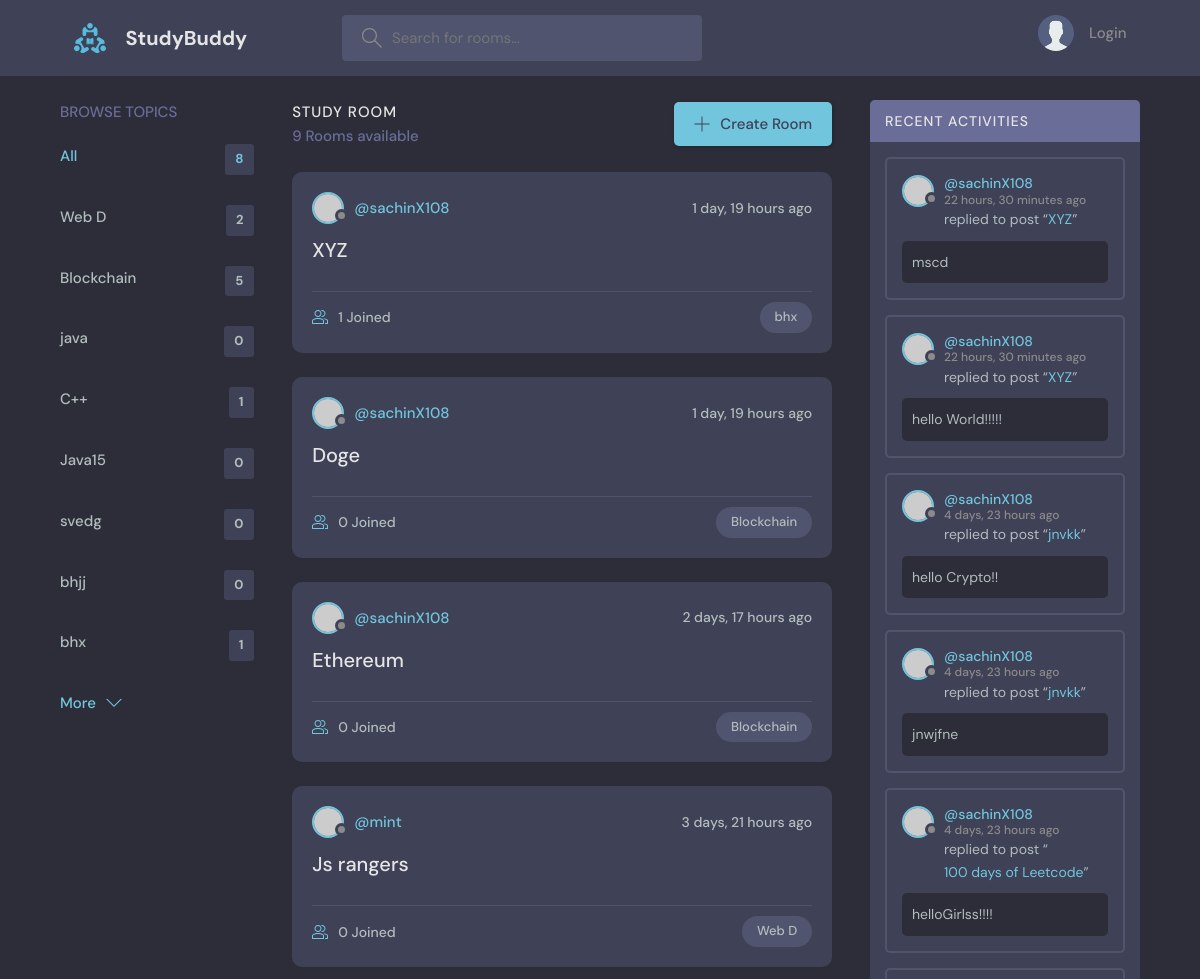
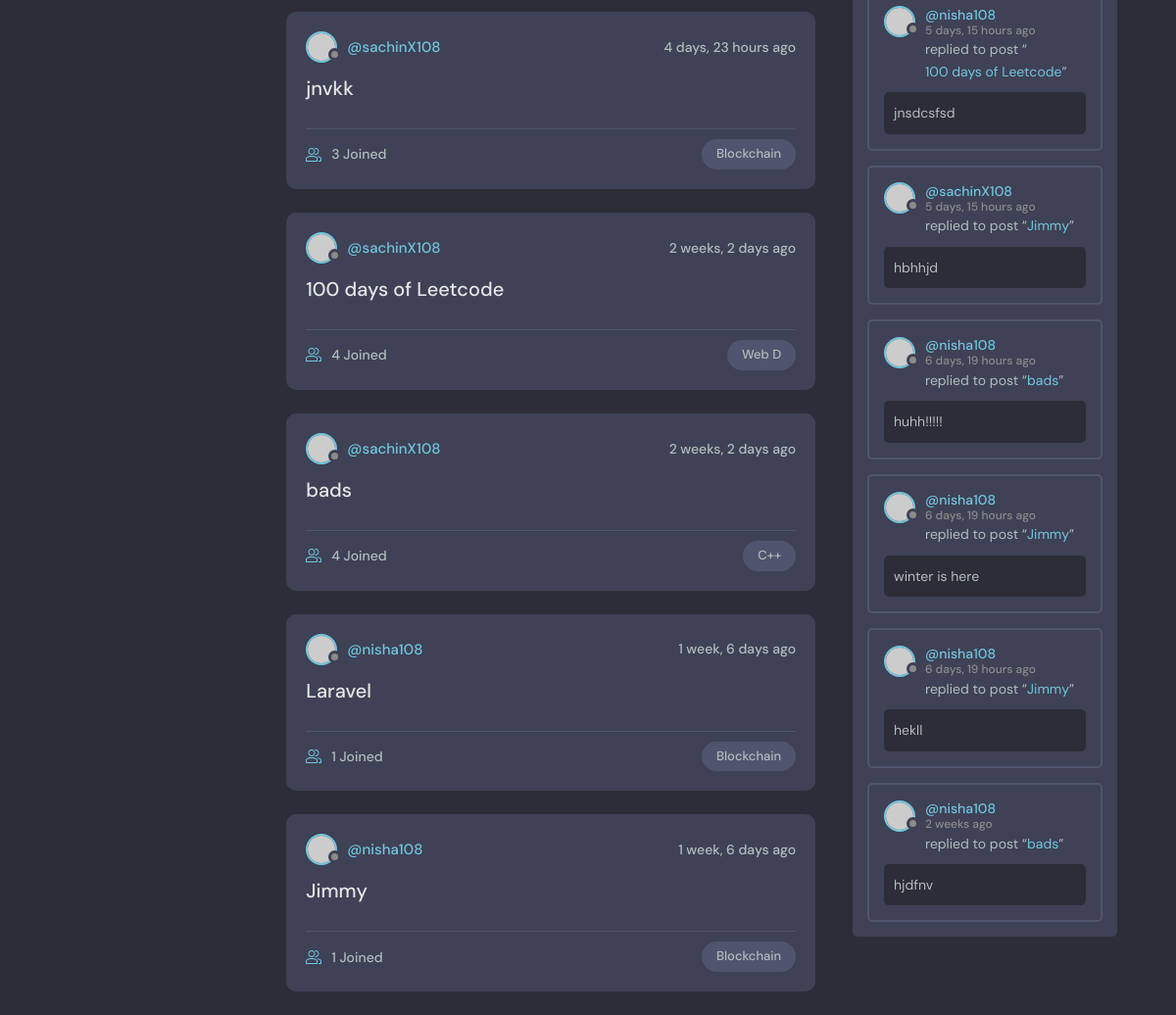
The page / on the database its author committed (2 pictures, top to bottom).
### base/models.py (models this page shows, shortened)
class Topic(models.Model):
    name=models.CharField(max_length=200)

class Room(models.Model):
    host=models.ForeignKey(User, on_delete=models.SET_NULL, null=True)
    topic=models.ForeignKey(Topic, on_delete=models.SET_NULL, null=True)
    name=models.CharField(max_length=200)
    desccription=models.TextField(null=True, blank=True)
    participants=models.ManyToManyField(User, related_name='participants', blank=True)
    updated=models.DateTimeField(auto_now=True)
    created=models.DateTimeField(auto_now_add=True)
    class Meta:
        ordering=['-updated', '-created']
    def __str__(self):
        return self.name

class Message(models.Model):
    room=models.ForeignKey(Room, on_delete=models.CASCADE)
    user=models.ForeignKey(User, on_delete=models.CASCADE)
    body=models.TextField()
    updated=models.DateTimeField(auto_now=True)
    created=models.DateTimeField(auto_now_add=True)
    class Meta:
        ordering=['-updated', '-created']

### base/views.py (the view)
# urls.py: path('', views.Home, name='Home'),
def Home(request):
    q=request.GET.get('q', default="")
    rooms=Room.objects.all()
    room_count=rooms.count()
    topics=Topic.objects.all()
    room_messages=Message.objects.filter(Q(room__topic__name__icontains=q))
    context={'rooms':rooms, 'topics':topics, 'room_count':room_count, "room_messages":room_messages}
    return render(request, 'base/home.html', context)

### base/Templates/base/home.html (shortened to what this page needs)
{%  extends 'Main.html' %}
{% block content %}
<main class="layout layout--3">
      <div class="container">
        {% include 'base/topic_components.html' %}
        <div class="roomList">
          <div class="roomList__header">
            <div>
              <h2>Study Room</h2>
              <p>{{rooms.count}} Rooms available</p>
            </div>
            <a class="btn btn--main" href="{%url 'create-room' %}">
              <svg version="1.1" xmlns="http://www.w3.org/2000/svg" width="32" height="32" viewBox="0 0 32 32">
                <title>add</title>
                <path
                  d="M16.943 0.943h-1.885v14.115h-14.115v1.885h14.115v14.115h1.885v-14.115h14.115v-1.885h-14.115v-14.115z"
                ></path>
              </svg>
              Create Room
            </a>
          </div>
          {% include 'base/feed_component.html' %}
        </div>
        {% include 'base/activity_component.html' %}
      </div>
    </main>
{% endblock %}

### base/Templates/base/topic_components.html
<div class="topics">
    <div class="topics__header">
      <h2>Browse Topics</h2>
    </div>
    <ul class="topics__list">
      <li>
        <a href="{% url 'Home' %}" class="active">All <span>{{topics.count}}</span></a>
      </li>
      {% for topic in topics %}
      <li>
        <a href="{% url 'Home' %}?q={{topic.name}}">{{topic.name}} <span>{{topic.room_set.all.count}}</span> </a>
      </li>
      {% endfor %}
    </ul>
    <a class="btn btn--link" href="topics.html">
      More
      <svg version="1.1" xmlns="http://www.w3.org/2000/svg" width="32" height="32" viewBox="0 0 32 32">
        <title>chevron-down</title>
        <path d="M16 21l-13-13h-3l16 16 16-16h-3l-13 13z"></path>
      </svg>
    </a>
  </div>

### base/Templates/base/feed_component.html (shortened to what this page needs)
{% for room in rooms %}
<div class="roomListRoom">
    <div class="roomListRoom__header">
      <a href="{% url 'user-profile' room.host.id %}" class="roomListRoom__author">
        <div class="avatar avatar--small">
          <img src="https://randomuser.me/api/portraits/women/11.jpg" />
        </div>
        <span>@{{room.host.username}}</span>
      </a>
      <div class="roomListRoom__actions">
        <span>{{room.created|timesince}} ago</span>
      </div>
    </div>
    <div class="roomListRoom__content">
      <a href="{% url 'room' room.id %}">{{room.name}}</a>
    </div>
    <div class="roomListRoom__meta">
      <a href="{% url 'room' room.id %}" class="roomListRoom__joined">
        {{room.participants.all.count}} Joined
      </a>
      <p class="roomListRoom__topic">{{room.topic.name}}</p>
    </div>
  </div>
{% endfor %}

### base/Templates/base/activity_component.html (shortened to what this page needs)
<div class="activities">
    <div class="activities__header">
      <h2>Recent Activities</h2>
    </div>
    {% for message in room_messages %}
    <div class="activities__box">
      <div class="activities__boxHeader roomListRoom__header">
        <a href="{% url 'user-profile' message.user.id %}" class="roomListRoom__author">
          <div class="avatar avatar--small">
            <img src="https://randomuser.me/api/portraits/women/11.jpg" />
          </div>
          <p>
            @{{message.user}}
            <span>{{message.created | timesince}} ago</span>
          </p>
        </a>
      </div>
      <div class="activities__boxContent">
        <p>replied to post “<a href="{% url 'room' message.room.id %}">{{message.room}}</a>”</p>
        <div class="activities__boxRoomContent">
            {{message.body}}
        </div>
      </div>
    </div>
    {% endfor %}
  </div>

### rows shown on the page
Topic: name "Web D", room_set.all.count "2"
Topic: name "Blockchain", room_set.all.count "5"
Topic: name "java", room_set.all.count "0"
Topic: name "C++", room_set.all.count "1"
Topic: name "Java15", room_set.all.count "0"
Topic: name "svedg", room_set.all.count "0"
Topic: name "bhjj", room_set.all.count "0"
Topic: name "bhx", room_set.all.count "1"
Room: host.username "sachinX108", created "1 day, 19 hours", name "XYZ", participants.all.count "1", topic.name "bhx"
Room: host.username "sachinX108", created "1 day, 19 hours", name "Doge", participants.all.count "0", topic.name "Blockchain"
Room: host.username "sachinX108", created "2 days, 17 hours", name "Ethereum", participants.all.count "0", topic.name "Blockchain"
Room: host.username "mint", created "3 days, 21 hours", name "Js rangers", participants.all.count "0", topic.name "Web D"
Room: host.username "sachinX108", created "4 days, 23 hours", name "jnvkk", participants.all.count "3", topic.name "Blockchain"
Room: host.username "sachinX108", created "2 weeks, 2 days", name "100 days of Leetcode", participants.all.count "4", topic.name "Web D"
Room: host.username "sachinX108", created "2 weeks, 2 days", name "bads", participants.all.count "4", topic.name "C++"
Room: host.username "nisha108", created "1 week, 6 days", name "Laravel", participants.all.count "1", topic.name "Blockchain"
Room: host.username "nisha108", created "1 week, 6 days", name "Jimmy", participants.all.count "1", topic.name "Blockchain"
Message: user "sachinX108", created "22 hours, 30 minutes", room "XYZ", body "mscd"
Message: user "sachinX108", created "22 hours, 30 minutes", room "XYZ", body "hello World!!!!!"
Message: user "sachinX108", created "4 days, 23 hours", room "jnvkk", body "hello Crypto!!"
Message: user "sachinX108", created "4 days, 23 hours", room "jnvkk", body "jnwjfne"
Message: user "sachinX108", created "4 days, 23 hours", room "100 days of Leetcode", body "helloGirlss!!!!"
Message: user "nisha108", created "5 days, 15 hours", room "100 days of Leetcode", body "jnsdcsfsd"
Message: user "sachinX108", created "5 days, 15 hours", room "Jimmy", body "hbhhjd"
Message: user "nisha108", created "6 days, 19 hours", room "bads", body "huhh!!!!!"
Message: user "nisha108", created "6 days, 19 hours", room "Jimmy", body "winter is here"
Message: user "nisha108", created "6 days, 19 hours", room "Jimmy", body "hekll"
Message: user "nisha108", created "2 weeks", room "bads", body "hjdfnv"

### other values the page prints
{{ topics.count }} "8"
{{ rooms.count }} "9"
